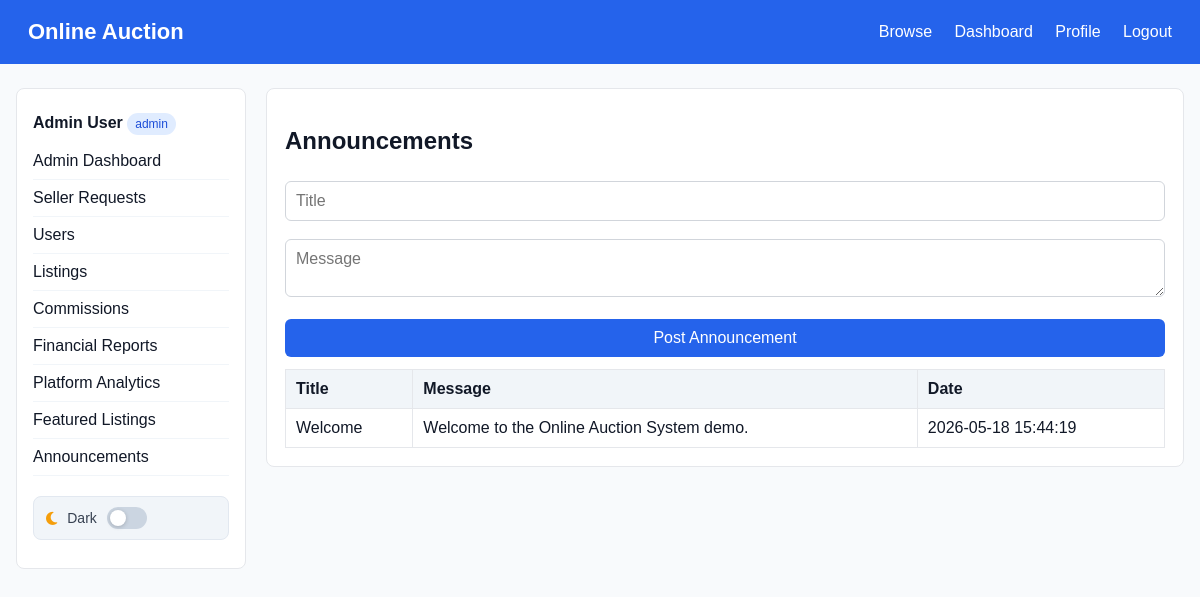
/index.php?page=announcements (signed in), run on the app's committed database.
### tables this page shows
CREATE TABLE announcements (
    id INT AUTO_INCREMENT PRIMARY KEY,
    title VARCHAR(150) NOT NULL,
    message TEXT NOT NULL,
    posted_by INT NOT NULL,
    created_at TIMESTAMP DEFAULT CURRENT_TIMESTAMP,
    FOREIGN KEY (posted_by) REFERENCES users(id)
);

### app/models/functions.php (called while the page is built, shortened)
<?php
function db_rows(mysqli $conn, string $sql, string $types = '', array $params = []): array {
    $stmt = mysqli_prepare($conn, $sql);
    mysqli_stmt_execute($stmt);
    $result = mysqli_stmt_get_result($stmt);
    return $result ? mysqli_fetch_all($result, MYSQLI_ASSOC) : [];
}
function render_view(string $view, array $data = []): void {
    extract($data);
    $viewFile = __DIR__ . '/../views/' . $view . '.php';
    require __DIR__ . '/../views/layouts/header.php';
    require $viewFile;
    require __DIR__ . '/../views/layouts/footer.php';
}
function admin_announcements(mysqli $conn): array { return db_rows($conn, 'SELECT * FROM announcements ORDER BY created_at DESC'); }
?>

### app/controllers/functions.php (called while the page is built, shortened)
<?php
require_once __DIR__ . '/../models/functions.php';
function admin_announcements_page(mysqli $conn): void { require_role('admin'); if ($_SERVER['REQUEST_METHOD'] === 'POST') admin_announcement_add($conn, trim($_POST['title']), trim($_POST['message']), current_user_id()); $rows = admin_announcements($conn); render_view('admin/announcements', compact('rows')); }
?>

### config/helpers.php (called while the page is built, shortened)
<?php
function e($value) {
    return htmlspecialchars((string)$value, ENT_QUOTES, 'UTF-8');
}
?>

### app/views/admin/announcements.php (the view)
<div class="card"><h1>Announcements</h1><form method="post"><input name="title" placeholder="Title" required><textarea name="message" placeholder="Message" required></textarea><button>Post Announcement</button></form><table><tr><th>Title</th><th>Message</th><th>Date</th></tr><?php foreach($rows as $r): ?><tr><td><?= e($r['title']) ?></td><td><?= e($r['message']) ?></td><td><?= e($r['created_at']) ?></td></tr><?php endforeach; ?></table></div>

### assets/css/style.css (style rules this page uses)
* { box-sizing:border-box }
body { margin:0;font-family:Arial,Helvetica,sans-serif;background:#f8fafc;color:#111827 }
.card { background:#fff;border:1px solid #e5e7eb;border-radius:8px;padding:18px;margin-bottom:18px }
input,select,textarea,button { width:100%;padding:10px;border:1px solid #d1d5db;border-radius:6px;margin:6px 0 12px;font:inherit }
button,.btn { background:#2563eb;color:#fff;border:0;text-decoration:none;display:inline-block;text-align:center;cursor:pointer }
table { width:100%;border-collapse:collapse;background:#fff }
th,td { padding:10px;border:1px solid #e5e7eb;text-align:left }
th { background:#f1f5f9 }

### data on the page
announcements: title "Welcome", message "Welcome to the Online Auction System demo.", created_at "2026-05-18 15:44:19"

### other printed values
$_SESSION['user_name'] "Admin User"
current_role() "admin"
$label "Admin Dashboard Seller Requests Users Listings Commissions Financial Reports Platform Analytics Featured Listings Announcements"
